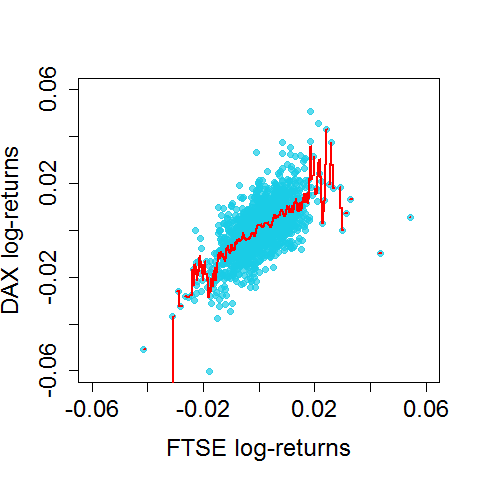

This chart was generated by the following R code:
graphics.off()
require(datasets)
# define log-returns
r.dax     = diff(log(EuStockMarkets[, 1])) # daily DAX log-returns
r.ftse    = diff(log(EuStockMarkets[, 4])) # daily FTSE log-returns

# uniform kernel regression
r.dax.hat = ksmooth(x = r.ftse, y = r.dax, 
                    kernel = "box",        
                    bandwidth = 0.001)     # and bandwidth equal to 0.001

# Plot for the regression line and data points                    
par(cex.axis = 1.5, cex.lab = 1.5,         
    pch = 19, cex = 1)               
plot(r.ftse, r.dax,                        
     xlim = c(-0.06, 0.06),
     ylim = c(-0.06, 0.06),
     xlab = "FTSE log-returns",
     ylab = "DAX log-returns",
     col  = rgb(0.1, 0.8, 0.9, alpha = 0.7))
lines(r.dax.hat,                           
      col = "red",
      lwd = 2)
